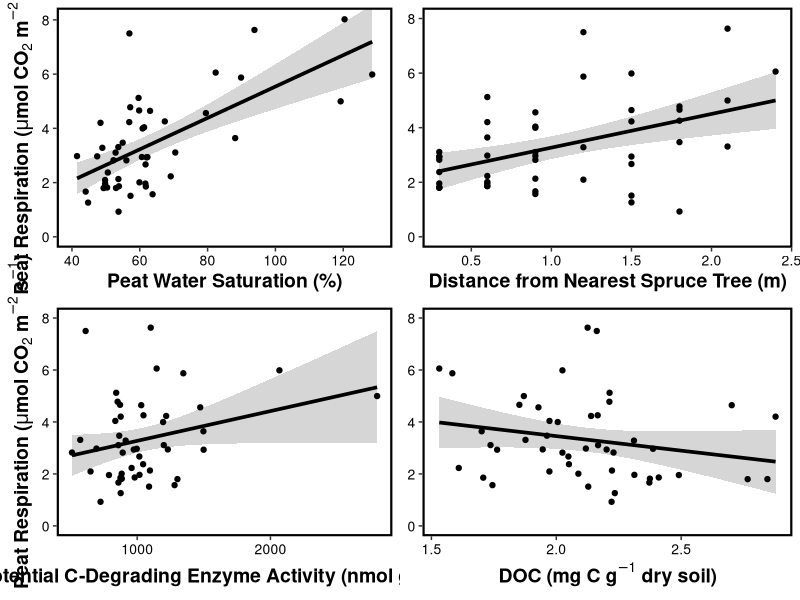
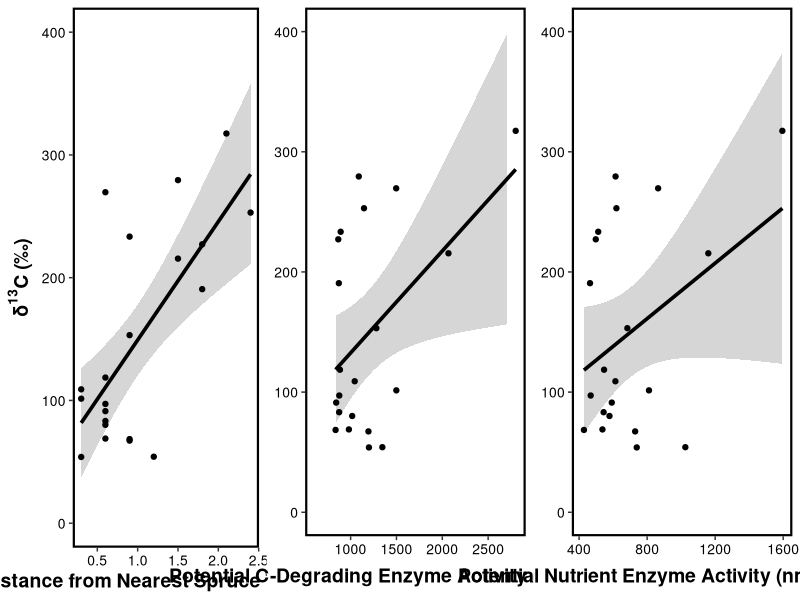
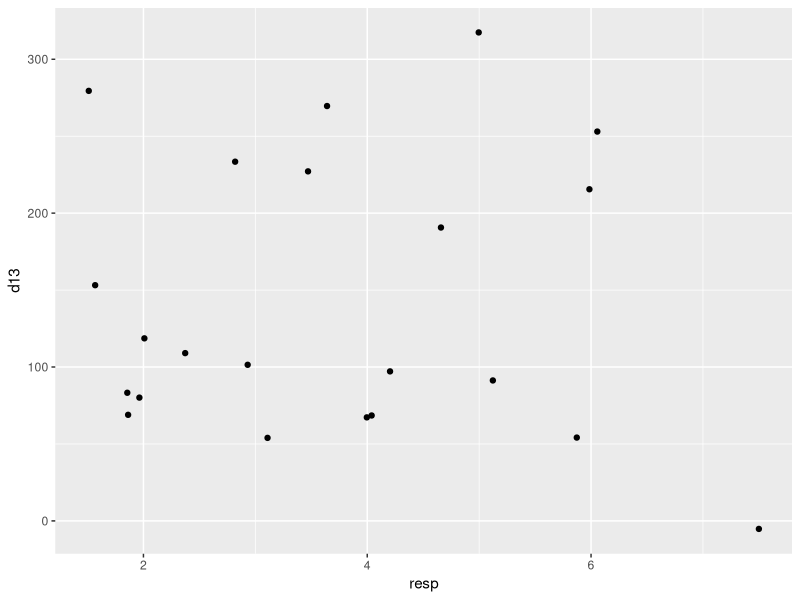
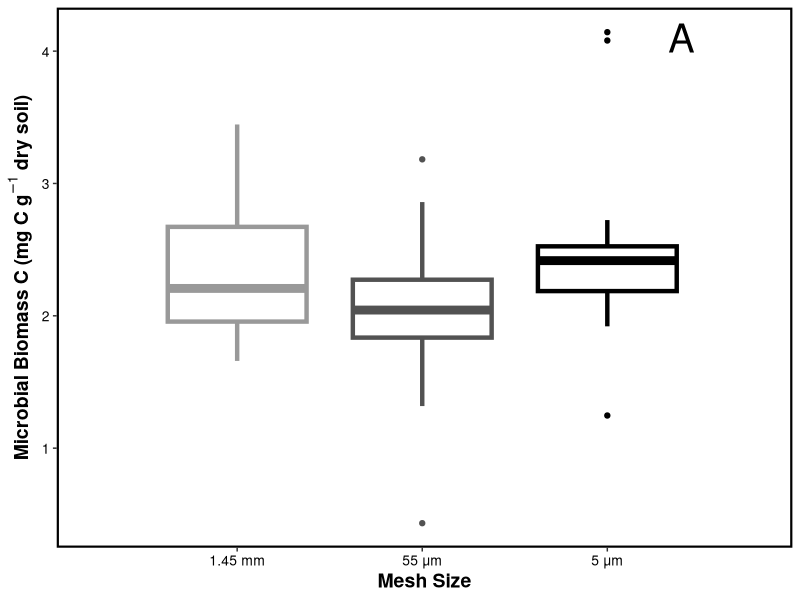
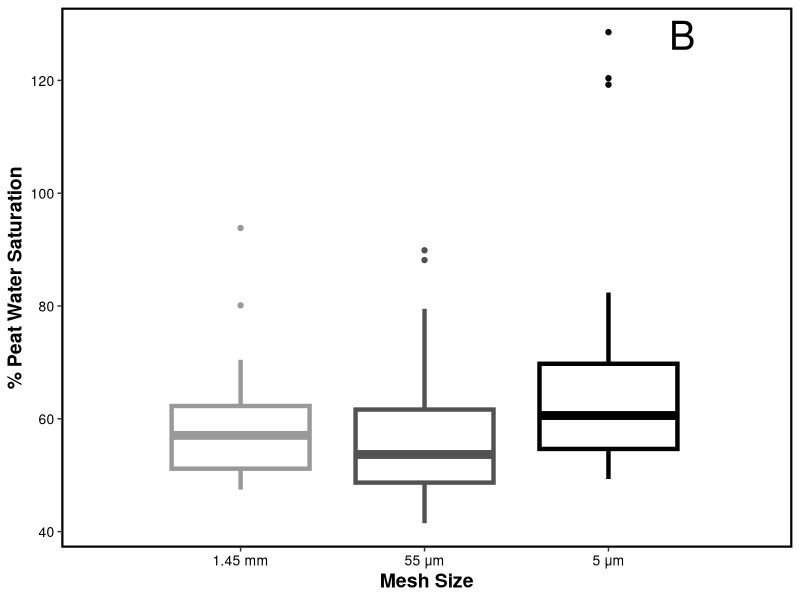
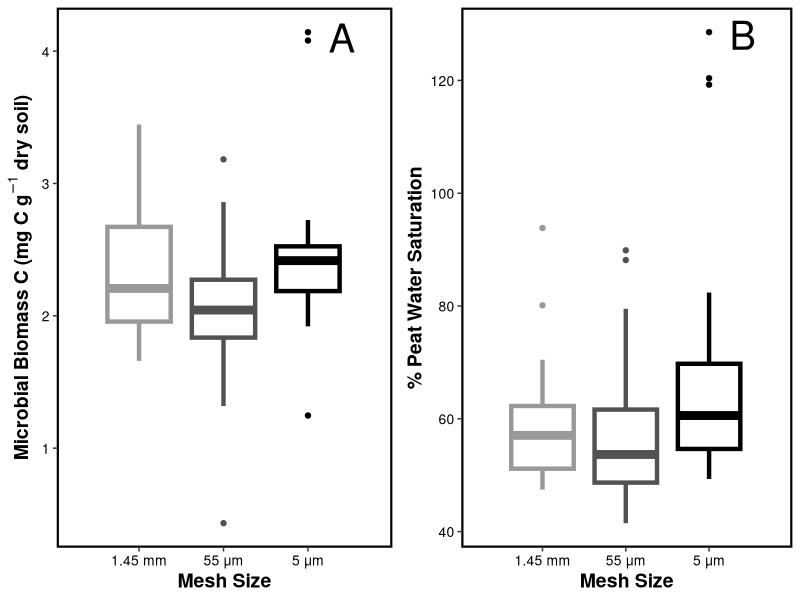

Here is the R script that generated these plots, in order:
### Currrent code for bog paper analyses and figures
### Kenna Rewcastle
### March 6th, 2018

library(ggplot2)
library(dplyr)
library(MASS)
library(stats)
library(gridExtra)


##### Read in data and remove NAs

bog1<-read.csv("bog_2015.csv")
bog<-filter(bog1,GWC!="NA")
bogMBC<-filter(bog,MBC.mg.C.g.1.dry.soil!="NA")


##### Compress enzymes into a total nutrient enzyme activity parameter and a total carbon enzyme activity parameter.

# nutrient enzymes
NAG<-bogMBC$NAG
PHOS<-bogMBC$PHOS
LAP<-bogMBC$LAP 
enzyNut<-NAG+PHOS+LAP

# carbon enzymes
CBH<-bogMBC$CBH
AG<-bogMBC$AG
BG<-bogMBC$BG
enzyC<-CBH+AG+BG

# add total enzyme columns to main dataframe
realbog1<-cbind(bogMBC,enzyNut,enzyC)
MBC<-realbog1$MBC.mg.C.g.1.dry.soil
realbog<-filter(realbog1,MBC>0.5) # Excludes one very clear outlier (screwed up analysis?) MBC point

##### Model selection using step AIC for resp predictors.

resp<-realbog$D5.CO2
MBC<-realbog$MBC.mg.C.g.1.dry.soil
logMBC<-log(MBC) # Data is slightly more normally distributed... Not enough to matter!
resp_enzyC<-realbog$enzyC
resp_enzyNut<-realbog$enzyNut
sat<-realbog$per..saturation
pH<-realbog$pH
DOC<-realbog$DOC..mg.C.g.1.dry.soil.
CN<-realbog$peat.C.N
spruce<-realbog$Dist..Spruce..m.
blub<-realbog$Dist..Blueberry..m.

# Figure out parameter order in initial model by comparing resp~paramater R2

predict1<-data.frame(MBC,resp_enzyC,resp_enzyNut,sat,pH,DOC,CN,spruce,blub)

param_R2<-function(predict,response){
  N<-ncol(predict)
  R2vect<-c()
  for (i in 1:N) {
    regression<-lm(response~predict[,i])
    R2vect[i]<-summary(regression)$adj.r.squared
  }
  results<-data.frame(names(predict),R2vect)
  colnames(results)<-c("Predictor","R2")
  results<-results[order(-results$R2),] 
  return(results)
}

resp_rs<-param_R2(predict=predict1,response=resp)
print(resp_rs)

# StepAIC model selection 

library(MASS)

mod001<-lm(resp~sat+ resp_enzyNut+ MBC+ spruce+ resp_enzyC+ DOC+ pH+ blub+ CN)
stepmod001<-stepAIC(mod001, direction="both") # best model: resp ~ sat + spruce + resp_enzyC + DOC, AIC = 21.63
summary(stepmod001)

##### Linear regressions between parameters in best fit model and resp

resp_sat<-lm(resp~sat)
summary(resp_sat) # p < 0.001, R2 = 0.411

resp_sat_plot<-ggplot(data=realbog,aes(x=sat,y=resp)) +
  geom_smooth(method=lm,formula=y~x,colour="black",size=1.25) +
  geom_point() +
  ylab(expression(bold(paste("Peat Respiration (",mu,"mol"," ","CO"[2]," ","m"^-2," s"^-1,")")))) +
  xlab(label="Peat Water Saturation (%)") +
  coord_cartesian(xlim=c(40,130), ylim=c(0,8.05)) + # Makes sure that CI and line fit extend to edge of graph
  theme(panel.grid.minor=element_blank(),
        panel.grid.major=element_blank(),
        axis.text=element_text(colour="black",size=10),
        axis.title=element_text(size=14,face="bold"),
        panel.border=element_rect(fill=NA,colour="black",size=1.5),
        panel.background=element_rect(fill=NA)
  )

resp_spruce<-lm(resp~spruce)
summary(resp_spruce) # p = 0.007, R2 = 0.13

resp_spruce_plot<-ggplot(data=realbog,aes(x=spruce,y=resp)) +
  geom_smooth(method=lm,formula=y~x,fullrange=TRUE,colour="black",size=1.25) +
  geom_point() +
  ylab(label=NULL) +
  xlab(label="Distance from Nearest Spruce Tree (m)") +
  ylim(0,8) +
  theme(panel.grid.minor=element_blank(),
        panel.grid.major=element_blank(),
        axis.text=element_text(colour="black",size=10),
        axis.title=element_text(size=14,face="bold"),
        panel.border=element_rect(fill=NA,colour="black",size=1.5),
        panel.background=element_rect(fill=NA)
  )

resp_enzyC_mod<-lm(resp~resp_enzyC) # p = 0.010, R2 = 0.12
summary(resp_enzyC_mod)

resp_enzyC_plot<-ggplot(data=realbog,aes(x=resp_enzyC,y=resp)) +
  geom_smooth(method=lm,formula=y~x,colour="black",size=1.25) +
  geom_point() +
  ylab(expression(bold(paste("Peat Respiration (",mu,"mol"," ","CO"[2]," ","m"^-2," s"^-1,")")))) +
  xlab(expression(bold(paste("Potential C-Degrading Enzyme Activity"," (nmol"," g"^-1," h"^-1,")")))) +
  ylim(0,8) +
  theme(panel.grid.minor=element_blank(),
        panel.grid.major=element_blank(),
        axis.text=element_text(colour="black",size=10),
        axis.title=element_text(size=14,face="bold"),
        panel.border=element_rect(fill=NA,colour="black",size=1.5),
        panel.background=element_rect(fill=NA)
  )

resp_DOC<-lm(resp~DOC) # p = 0.16, R2 = 0.022
summary(resp_DOC)

resp_DOC_plot<-ggplot(data=realbog,aes(x=DOC,y=resp)) +
  geom_smooth(method=lm,formula=y~x,colour="black",size=1.25) +
  geom_point() +
  ylab(label=NULL) +
  xlab(expression(bold(paste("DOC (mg C ","g"^-1," dry soil)")))) +
  ylim(0,8) +
  theme(panel.grid.minor=element_blank(),
        panel.grid.major=element_blank(),
        axis.text=element_text(colour="black",size=10),
        axis.title=element_text(size=14,face="bold"),
        panel.border=element_rect(fill=NA,colour="black",size=1.5),
        panel.background=element_rect(fill=NA)
  )

##### Panneled figure for best predictor regressions

library(gridExtra)
grid.arrange(resp_sat_plot,resp_spruce_plot,resp_enzyC_plot,resp_DOC_plot,nrow=2)

##### Model selection using step AIC for d13 predictors.

bog_starch<-filter(realbog,carbon=="label")

d13<-bog_starch$D5.d13
MBC<-bog_starch$MBC.mg.C.g.1.dry.soil
starch_enzyC<-bog_starch$enzyC
starch_enzyNut<-bog_starch$enzyNut
sat<-bog_starch$per..saturation
pH<-bog_starch$pH
DOC<-bog_starch$DOC..mg.C.g.1.dry.soil.
CN<-bog_starch$peat.C.N
spruce<-bog_starch$Dist..Spruce..m.
blub<-bog_starch$Dist..Blueberry..m.
resp<-bog_starch$D5.CO2

# Figure out parameter order in initial model by comparing resp~paramater R2

predict2<-data.frame(MBC,starch_enzyC,starch_enzyNut,sat,pH,DOC,CN,spruce,blub)

starch_rs<-param_R2(predict=predict2,response=d13)
print(starch_rs)

# StepAIC model selection
library(MASS)

mod002<-lm(d13~spruce+ MBC+ starch_enzyC+ sat+ starch_enzyNut+ DOC+ CN+ blub+ pH)
stepmod002<-stepAIC(mod002, direction="both") # best model: resp~ spruce+ starch_enzyC + starch_enzyNut, 

summary(stepmod002)

##### Linear regressions between parameters in best fit model and d13

d13_spruce<-lm(d13~spruce)
summary(d13_spruce) # p = 0.002, R2 = 0.35

d13_spruce_plot<-ggplot(data=bog_starch,aes(x=spruce,y=d13)) +
  geom_smooth(method=lm,formula=y~x,fullrange=TRUE,colour="black",size=1.25) +
  geom_point() +
  ylab(label=expression(bold(paste("\u03B4"^{bold("13")}, "C (\u2030)")))) +
  xlab(label="Distance from Nearest Spruce Tree (cm)") +
  ylim(0,400) +
  theme(panel.grid.minor=element_blank(),
        panel.grid.major=element_blank(),
        axis.text=element_text(colour="black",size=10),
        axis.title=element_text(size=14,face="bold"),
        panel.border=element_rect(fill=NA,colour="black",size=1.5),
        panel.background=element_rect(fill=NA)
  )

d13_enzyC<-lm(d13~starch_enzyC) # p = 0.014, R2 = 0.23
summary(d13_enzyC)

d13_enzyC_plot<-ggplot(data=bog_starch,aes(x=starch_enzyC,y=d13)) +
  geom_smooth(method=lm,formula=y~x,colour="black",size=1.25) +
  geom_point() +
  ylab(label=NULL) +
  xlab(expression(bold(paste("Potential C-Degrading Enzyme Activity"," (nmol"," g"^-1," h"^-1,")")))) +
  ylim(0,400) +
  theme(panel.grid.minor=element_blank(),
        panel.grid.major=element_blank(),
        axis.text=element_text(colour="black",size=10),
        axis.title=element_text(size=14,face="bold"),
        panel.border=element_rect(fill=NA,colour="black",size=1.5),
        panel.background=element_rect(fill=NA)
  )

d13_enzyNut<-lm(d13~starch_enzyNut) # p = 0.053, R2 = 0.1332
summary(d13_enzyNut)

d13_enzyNut_plot<-ggplot(data=bog_starch,aes(x=starch_enzyNut,y=d13)) +
  geom_smooth(method=lm,formula=y~x,colour="black",size=1.25) +
  geom_point() +
  ylab(label=NULL) +
  xlab(expression(bold(paste("Potential Nutrient Enzyme Activity"," (nmol"," g"^-1," h"^-1,")")))) +
  ylim(0,400) +
  theme(panel.grid.minor=element_blank(),
        panel.grid.major=element_blank(),
        axis.text=element_text(colour="black",size=10),
        axis.title=element_text(size=14,face="bold"),
        panel.border=element_rect(fill=NA,colour="black",size=1.5),
        panel.background=element_rect(fill=NA)
  )

##### Panneled figure for best predictor regressions

library(gridExtra)
grid.arrange(d13_spruce_plot,d13_enzyC_plot,d13_enzyNut_plot,nrow=1)

###### Does respiration predict d13?
starch_resp<-lm(d13~resp)
summary(starch_resp) # no, p=0.88
qplot(x=resp,y=d13)

##### Is DOC vs. resp relationship significant?

#########################################################################################################
######################################## SUPPLEMENTARY FIGURES ##########################################
#########################################################################################################


##### Mesh size does not affect microbial biomass (plot and stats)

meshMBC<-as.factor(bogMBC$treatment)
MBC<-bogMBC$MBC.mg.C.g.1.dry.soil

mesh_MBC<-lm(MBC~meshMBC)
anova(mesh_MBC) # p = 0.09981
summary(mesh_MBC)

mesh_cols<-c("1"="grey60","2"="grey32","3"="black")
mesh_scale<-c(1,2,3)

mesh_MBC_fig<-ggplot(data=bogMBC,aes(x=meshMBC,y=MBC,colour=meshMBC)) +
  geom_boxplot(lwd=1.5) +
  labs(x="Mesh Size",y=bquote(bold('Microbial Biomass C (mg C '*g^-1*' dry soil)'))) +
  scale_colour_manual(values=mesh_cols,labels=c("1.45 mm","55 \u03BCm","5 \u03BCm"),guide=FALSE) + 
  # weird text is unicode for mu
  annotate("text",x=3.4,y=4.1,label="A",size=10) +
  scale_x_discrete(limits=mesh_scale, labels=c("1.45 mm","55 \u03BCm","5 \u03BCm")) +
  theme(panel.grid.minor=element_blank(),panel.grid.major=element_blank(),
        axis.text=element_text(colour="black",size=10),
        axis.title=element_text(size=14,face="bold"),
        panel.border=element_rect(fill=NA,colour="black",size=1.5),
        panel.background=element_rect(fill=NA))

mesh_MBC_fig

##### Mesh size does not affect peat water saturation (plot and stats)

mesh<-as.factor(bog$treatment)
sat<-bog$per..saturation

mesh_sat<-lm(sat~mesh)
anova(mesh_sat) # p = 0.09372
summary(mesh_sat)

mesh_cols<-c("1"="grey60","2"="grey32","3"="black")
mesh_scale<-c(1,2,3)

mesh_sat_fig<-ggplot(data=bog,aes(x=mesh,y=sat,colour=mesh)) +
  geom_boxplot(lwd=1.5) +
  labs(x="Mesh Size",y="% Peat Water Saturation") +
  scale_colour_manual(values=mesh_cols,labels=c("1.45 mm","55 \u03BCm","5 \u03BCm"),guide=FALSE) + 
  # weird text is unicode for mu
  annotate("text",x=3.4,y=128,label="B",size=10) +
  scale_x_discrete(limits=mesh_scale, labels=c("1.45 mm","55 \u03BCm","5 \u03BCm")) +
  theme(panel.grid.minor=element_blank(),panel.grid.major=element_blank(),
        axis.text=element_text(colour="black",size=10),
        axis.title=element_text(size=14,face="bold"),
        panel.border=element_rect(fill=NA,colour="black",size=1.5),
        panel.background=element_rect(fill=NA))

mesh_sat_fig

##### Paneled figure for supplemental Figure S1

library(gridExtra)
grid.arrange(mesh_MBC_fig,mesh_sat_fig,nrow=1)

##### Labeled starch treatment was successful (increase in 13C CO2 respiration in labeled mesocosms)

carbon<-as.factor(bog1$carbon)
d13<-bog1$D5.d13

d13effect<-t.test(formula=d13~carbon) # p < 0.001, t = -9.5717
labeled<-filter(bog1,carbon=="label")
water<-filter(bog1,carbon=="control")
mean(labeled$D5.d13) # 136.05
sd(labeled$D5.d13) # 82.06
mean(water$D5.d13) # -7.82
sd(water$D5.d13) # 6.65

# Figure for S2
d13_scale<-c(1,2)

d13effect_fig<-ggplot(data=bog1,aes(x=carbon,y=d13)) +
  geom_boxplot(lwd=1.5) +
  labs(x=expression(bold(paste(text=" "^{bold("13")},"C"," Starch Addition"))),y=expression(bold(paste("\u03B4"^{bold("13")}, "C (\u2030)")))) +
  scale_x_discrete(labels=c("control"="Control","label"="Labeled")) +
  theme(panel.grid.minor=element_blank(),panel.grid.major=element_blank(),
        axis.text.y=element_text(colour="black",size=10),
        axis.text.x=element_text(colour="black",size=14),
        axis.title=element_text(size=14,face="bold"),
        panel.border=element_rect(fill=NA,colour="black",size=1.5),
        panel.background=element_rect(fill=NA))


#### Starch addition treatment doesn't affect: total resp, microbial biomass, enzyme activity (all 6), peat saturation, pH

names(bog1)

carbon<-as.factor(bog1$carbon)
resp<-bog1$D5.CO2
MBC<-bog1$MBC.mg.C.g.1.dry.soil
AG<-bog1$AG
BG<-bog1$BG
CBH<-bog1$CBH
NAG<-bog1$NAG
PHOS<-bog1$PHOS
LAP<-bog1$LAP
sat<-bog1$per..saturation
pH<-bog1$pH
DOC<-bog1$DOC..mg.C.g.1.dry.soil.
CN<-bog1$peat.C.N

# t-tests first
starch_resp<-t.test(formula=resp~carbon) # p = 0.6186, t = -0.50054
starch_MBC<-t.test(formula=MBC~carbon) # p = 0.667, t = -0.43349
starch_AG<-t.test(formula=AG~carbon) # p = 0.4964, t = 0.68441
starch_BG<-t.test(formula=BG~carbon) # p = 0.1615, t = -1.4219
starch_CBH<-t.test(formula=CBH~carbon) # p = 0.1607, t = -1.4225
starch_NAG<-t.test(formula=NAG~carbon) # p = 0.3001, t = 1.0463
starch_PHOS<-t.test(formula=PHOS~carbon) # p = 0.166, t = -1.4057
starch_LAP<-t.test(formula=LAP~carbon) # p = 0.6616, t = -0.44
starch_sat<-t.test(formula=sat~carbon) # p = 0.2097, t = -1.2694 
starch_pH<-t.test(formula=pH~carbon) # p = 0.8739, t = -0.15945
starch_DOC<-t.test(formula=DOC~carbon) # p = 0.2034, t = 1.2964
starch_CN<-t.test(formula=CN~carbon) # p = 0.9167, t = -0.10508

# MIGHT need to build a supplemental figure displaying all of this

